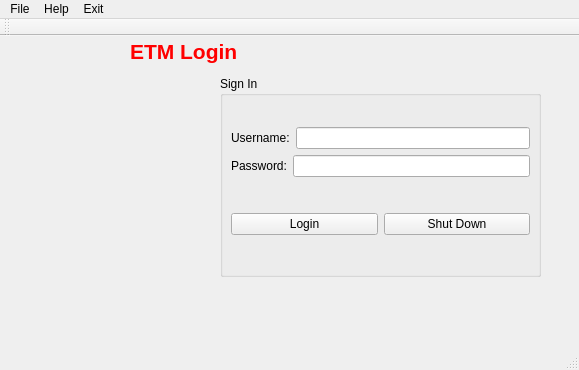
<?xml version="1.0" encoding="UTF-8"?>
<ui version="4.0">
 <class>Login</class>
 <widget class="QMainWindow" name="Login">
  <property name="geometry">
   <rect>
    <x>0</x>
    <y>0</y>
    <width>579</width>
    <height>370</height>
   </rect>
  </property>
  <property name="windowTitle">
   <string>Login</string>
  </property>
  <widget class="QWidget" name="centralWidget">
   <widget class="QGroupBox" name="groupBox">
    <property name="geometry">
     <rect>
      <x>220</x>
      <y>40</y>
      <width>321</width>
      <height>201</height>
     </rect>
    </property>
    <property name="title">
     <string>Sign In</string>
    </property>
    <widget class="QWidget" name="layoutWidget">
     <property name="geometry">
      <rect>
       <x>0</x>
       <y>10</y>
       <width>321</width>
       <height>191</height>
      </rect>
     </property>
     <layout class="QVBoxLayout" name="verticalLayout_2">
      <item>
       <layout class="QVBoxLayout" name="verticalLayout">
        <item>
         <layout class="QHBoxLayout" name="horizontalLayout">
          <item>
           <widget class="QLabel" name="label_username">
            <property name="text">
             <string>Username:</string>
            </property>
           </widget>
          </item>
          <item>
           <widget class="QLineEdit" name="lineEdit_username"/>
          </item>
         </layout>
        </item>
        <item>
         <layout class="QHBoxLayout" name="horizontalLayout_2">
          <item>
           <widget class="QLabel" name="label_password">
            <property name="text">
             <string>Password:</string>
            </property>
           </widget>
          </item>
          <item>
           <widget class="QLineEdit" name="lineEdit_password">
            <property name="echoMode">
             <enum>QLineEdit::Password</enum>
            </property>
           </widget>
          </item>
         </layout>
        </item>
       </layout>
      </item>
      <item>
       <layout class="QHBoxLayout" name="horizontalLayout_3">
        <item>
         <widget class="QPushButton" name="pushButton_login">
          <property name="text">
           <string>Login</string>
          </property>
         </widget>
        </item>
        <item>
         <widget class="QPushButton" name="pushButton_2">
          <property name="text">
           <string>Shut Down</string>
          </property>
         </widget>
        </item>
       </layout>
      </item>
     </layout>
    </widget>
   </widget>
   <widget class="QLabel" name="label_logo">
    <property name="geometry">
     <rect>
      <x>10</x>
      <y>60</y>
      <width>121</width>
      <height>111</height>
     </rect>
    </property>
    <property name="text">
     <string/>
    </property>
   </widget>
   <widget class="QLabel" name="label">
    <property name="geometry">
     <rect>
      <x>130</x>
      <y>0</y>
      <width>111</width>
      <height>31</height>
     </rect>
    </property>
    <property name="text">
     <string>&lt;html&gt;&lt;head/&gt;&lt;body&gt;&lt;p&gt;&lt;span style=&quot; font-size:16pt; font-weight:600; color:#ff0000;&quot;&gt;ETM Login&lt;/span&gt;&lt;/p&gt;&lt;/body&gt;&lt;/html&gt;</string>
    </property>
   </widget>
  </widget>
  <widget class="QMenuBar" name="menuBar">
   <property name="geometry">
    <rect>
     <x>0</x>
     <y>0</y>
     <width>579</width>
     <height>21</height>
    </rect>
   </property>
   <widget class="QMenu" name="menuFile">
    <property name="title">
     <string>File</string>
    </property>
    <addaction name="action_switchUser"/>
   </widget>
   <widget class="QMenu" name="menuHelp">
    <property name="title">
     <string>Help</string>
    </property>
    <addaction name="action_userManual"/>
   </widget>
   <widget class="QMenu" name="menuExit">
    <property name="title">
     <string>Exit</string>
    </property>
    <addaction name="action_closeProgram"/>
   </widget>
   <addaction name="menuFile"/>
   <addaction name="menuHelp"/>
   <addaction name="menuExit"/>
  </widget>
  <widget class="QToolBar" name="mainToolBar">
   <attribute name="toolBarArea">
    <enum>TopToolBarArea</enum>
   </attribute>
   <attribute name="toolBarBreak">
    <bool>false</bool>
   </attribute>
  </widget>
  <widget class="QStatusBar" name="statusBar"/>
  <action name="action_closeProgram">
   <property name="text">
    <string>Close Program</string>
   </property>
  </action>
  <action name="action_switchUser">
   <property name="text">
    <string>Switch User</string>
   </property>
  </action>
  <action name="action_userManual">
   <property name="text">
    <string>User Manual</string>
   </property>
  </action>
 </widget>
 <layoutdefault spacing="6" margin="11"/>
 <resources/>
 <connections/>
</ui>
